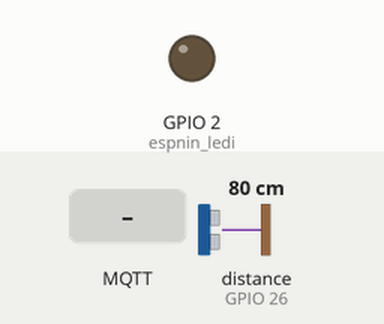
Simulated run of this sketch. Board: ESP32. Shown: output pins drawn as LEDs (lit = HIGH). Wiring (inferred from the names in the program): ultrasonic range finder: trigger GPIO 25; echo GPIO 26. The test bench sets the inputs (shaded band); at power-on: distance to the obstacle (sensor on GPIO 26) 80 cm. The echo pulse lasts 58.3 µs per cm; WiFi joins after 1.5 s; servers stay silent unless stated; no MQTT or app messages arrive unless stated; pins used as bus, display or sensor lines are not drawn; what the sketch prints to the serial monitor is not drawn.

Above: at 2.7 s.
2.8 s: MQTT message "0" arrives on the first subscribed topic
At 3.8 s:
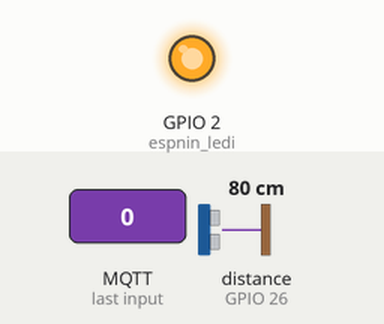
4.3 s: MQTT message "1" arrives on the first subscribed topic
At 5.4 s:
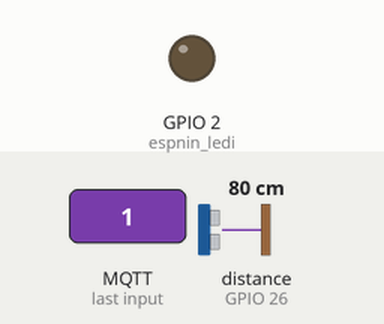
Timing chart, 0 to 7.3 s (numbered marks = the images above; inputs shaded):
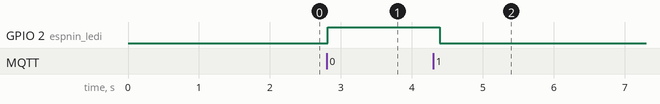

Measured:
- after the input at 2.8 s, GPIO 2 (espnin_ledi): LOW → HIGH at once
- after the input at 4.3 s, GPIO 2 (espnin_ledi): HIGH → LOW after 0.10 s

The sketch:

ESP32_Alert_IOT.ino
```cpp
#include <WiFi.h>
#include <PubSubClient.h>
#include "secrets.h"

// Define these values in secrets.h. Never commit that file.
const char* ssid = WIFI_SSID;
const char* password = WIFI_PASSWORD;
const char* mqtt_server = MQTT_SERVER;
const char* mqtt_username = MQTT_USERNAME;
const char* mqtt_password = MQTT_PASSWORD;

const int trigPin = 25; //trig d25de
const int echoPin = 26; //echo d26da

WiFiClient espClient; //mqtt için tünel
PubSubClient client(espClient);

long sure;
int mesafe;
int sonMesafe = 0;

void setup() {
  Serial.begin(115200);
  pinMode(trigPin, OUTPUT);
  pinMode(echoPin, INPUT);
  pinMode(2, OUTPUT); // espnin ledi

  WiFi.begin(ssid, password);
  while (WiFi.status() != WL_CONNECTED) {
    delay(500);
    Serial.print(".");
  }
  Serial.println("Wifi bağlandı");

  client.setServer(mqtt_server, 1883);
  client.setCallback(callback); //mesaj gelince çalışacak
}

//mesaj gelince çalışacak
void callback(char* topic, byte* payload, unsigned int length) {
  String komut = "";
  for (int i = 0; i < length; i++) komut += (char)payload[i];

  // 1 gelirse yak
  if (komut == "1") {
    digitalWrite(2, LOW);
    Serial.println("led söndü");
  }
  // 0 gelirse söndür
  else if (komut == "0") {
    digitalWrite(2, HIGH);
    Serial.println("led yandı");
  }
}

void reconnect() {
  while (!client.connected()) {
    Serial.print("mqtt bağlanıyor");
    if (client.connect("ESP32_Mesafe", mqtt_username, mqtt_password)) {
      Serial.println("mqtt bağlandı");
      client.subscribe("ev/led"); //lede abone ol
    } else {
      delay(5000);
    }
  }
}

void loop() {
  if (!client.connected()) reconnect();
  client.loop();

  //mesafe ölçümü
  digitalWrite(trigPin, LOW);
  delayMicroseconds(2);
  digitalWrite(trigPin, HIGH);
  delayMicroseconds(10);
  digitalWrite(trigPin, LOW);

  sure = pulseIn(echoPin, HIGH);
  mesafe = sure * 0.0343 / 2;

  //filtre
  if (abs(mesafe - sonMesafe) > 2) { //değişiklik payı 2cm
    String mesafeStr = String(mesafe);
    char msg[10];
    mesafeStr.toCharArray(msg, 10);

    client.publish("ev/mesafe", msg);

    Serial.println("Mesafe: " + String(msg));

    sonMesafe = mesafe;
  }
  delay(100);
}
```

secrets.example.h
```cpp
#ifndef PROJECT_SECRETS_H
#define PROJECT_SECRETS_H

#define WIFI_SSID "your-wifi-name"
#define WIFI_PASSWORD "your-wifi-password"
#define MQTT_SERVER "192.168.1.10"
#define MQTT_USERNAME "your-mqtt-username"
#define MQTT_PASSWORD "your-mqtt-password"

#endif
```
